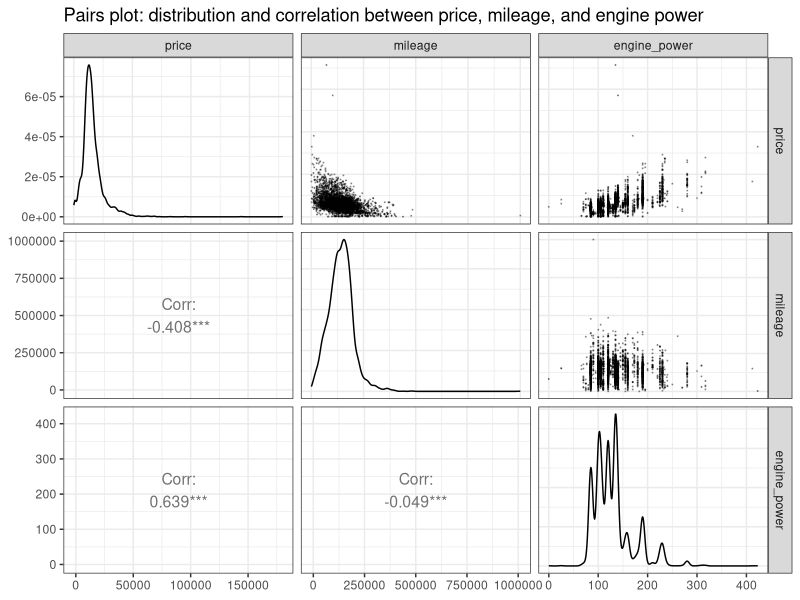

This figure's R source: (Note: this script raises an error after producing the figure.)
## ---- chunk 1
knitr::opts_chunk$set(echo = TRUE)
## ---- chunk 2
library(dplyr)
library(ggplot2)
library(cowplot) #to arrange ggplot
library(GGally)
library(MASS) #for boxcox
## ---- chunk 3
dat_bmw <- read.csv("./BMWpricing_updated.csv")
#summary(dat_bmw)
## ---- chunk 4
dat_bmw[dat_bmw$mileage < 0, "mileage"] <- NA

dat_bmw[,c(3,4,17)] <- apply(dat_bmw[,c(3,4,17)], 2, as.numeric)
#summary(dat_bmw)
## ---- chunk 5
dat_bmw2 <- dat_bmw[,c("price", "mileage", "engine_power")]
dat_bmw2 <- dat_bmw2[complete.cases(dat_bmw2),]
ggpairs(dat_bmw2,
        upper=list(continuous=wrap("points", alpha=0.3, size=0.1)),
        lower=list(continuous=wrap('cor', size=4))) +
  labs(title = "Pairs plot: distribution and correlation between price, mileage, and engine power") +
  theme_bw()
## ---- chunk 6
s1 <- ggplot(data = dat_bmw2, mapping = aes(x = mileage, y = price)) +
  geom_point(pch=19, cex=0.3) +
  geom_point(data = subset(dat_bmw2, mileage > 500000), mapping = aes(x = mileage, y = price), pch=19, cex=1, color = "red") +
  geom_point(data = subset(dat_bmw2, price > 100000), mapping = aes(x = mileage, y = price), pch=19, cex=1, color = "blue") +
  labs(title = "Scatter plot between price and mileage") +
  theme_bw() + theme(title = element_text(size=8)) 

boxcox_price <- boxcox(lm(dat_bmw2$price ~ 1), plotit = F)
boxcox_price2 <- data.frame("lambda" = boxcox_price$x, "ll" = boxcox_price$y)
maxlabmda_price <- boxcox_price$x[which.max(boxcox_price$y)]
box1 <- ggplot(data = boxcox_price2, mapping = aes(x = lambda, y = ll)) +
  geom_line(color = "black", linewidth = 0.5) +
  geom_vline(xintercept = maxlabmda_price, linetype = "dashed", color = "red") +
  geom_hline(yintercept = max(boxcox_price$y) - qchisq(0.95, df = 1)/2, linetype = "dashed", color = "blue") +
  labs(title = "Log-likelihood for the Box-Cox transformation",
       x = expression(lambda),
       y = "Log-likelihood for price") +
  annotate("text", label = paste0("lambda ==", maxlabmda_price), x = 1, y = -30000, parse = T) +
  theme_bw() + theme(title = element_text(size=8)) 

boxcox_mile <- boxcox(lm(dat_bmw2$mileage ~ 1), plotit = F)
boxcox_mile2 <- data.frame("lambda" = boxcox_mile$x, "ll" = boxcox_mile$y)
maxlabmda_mile <- boxcox_mile$x[which.max(boxcox_mile$y)]
box2 <- ggplot(data = boxcox_mile2, mapping = aes(x = lambda, y = ll)) +
  geom_line(color = "black", linewidth = 0.5) +
  geom_vline(xintercept = maxlabmda_mile, linetype = "dashed", color = "red") +
  geom_hline(yintercept = max(boxcox_mile$y) - qchisq(0.95, df = 1)/2, linetype = "dashed", color = "blue") +
  labs(title = "Log-likelihood for the Box-Cox transformation",
       x = expression(lambda),
       y = "Log-likelihood for mileage") +
  annotate("text", label = paste0("lambda ==", maxlabmda_mile), x = 1, y = -30000, parse = T) +
  theme_bw() + theme(title = element_text(size=8)) 

dat_bmw2 <- dat_bmw2 %>% mutate(logprice = log(price))
s2 <- ggplot(data = dat_bmw2, mapping = aes(x = mileage, y = logprice)) +
  geom_point(pch=19, cex=0.3) +
  geom_point(data = subset(dat_bmw2, mileage > 500000), mapping = aes(x = mileage, y = logprice), pch=19, cex=1, color = "red") +
  geom_point(data = subset(dat_bmw2, logprice > log(100000)), mapping = aes(x = mileage, y = logprice), pch=19, cex=1, color = "blue") +
  labs(title = "Scatter plot between log(price) and mileage") +
  theme_bw() + theme(title = element_text(size=8)) 

plot_grid(s1, box1, box2, s2, align = "h")
## ---- chunk 7
mod1 <- lm(price ~ mileage, data = dat_bmw2)
summary(mod1)
